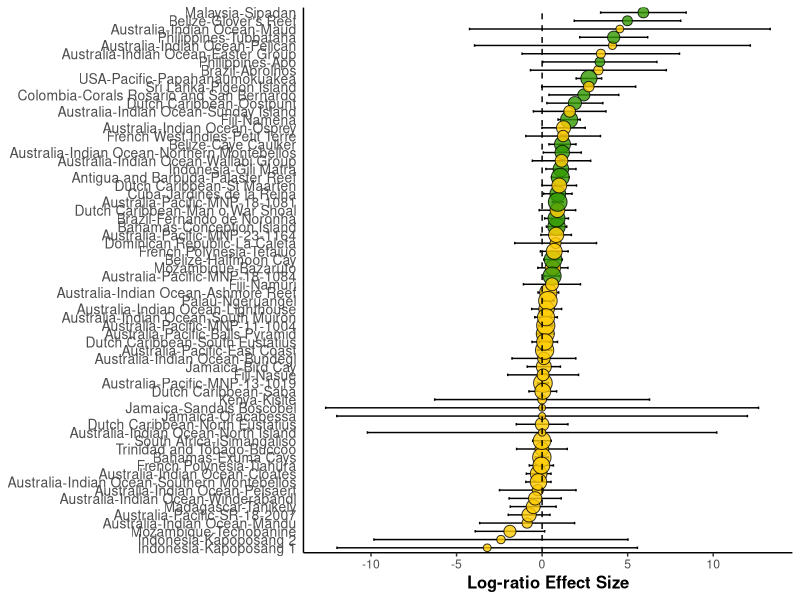

Recreate this plot in R.
library(ggplot2)
library(dplyr)

setwd("C:/Users/JordanGoetze/OneDrive - Department of Biodiversity, Conservation and Attractions/Research/Manuscripts/Manuscript_GlobalFinPrint Marine Reserves/Submission/Data")
dir()
#Results extracted from forest plot produced in script 02_Effect_Size_Calculations_FPAs
esdata = read.csv("individual_es_results_clean_names.csv",header = TRUE)
ciandw = read.csv("individual_es_weights_cis_clean_names.csv",header = TRUE)
alldata = left_join(esdata,ciandw,by = "unique_reserve")

# Pre sets for plot
dodge <- position_dodge(0.55)
ggplot <- function(...) { ggplot2::ggplot(...) + theme_bw() } 
PaletteFill<- scale_fill_manual(values=c("#FFCC00","#339900"))
PaletteShape <-  scale_shape_manual(values=c(21,23))

#Create joined name
alldata$name = do.call(paste, c(alldata[c("country","unique_reserve")],sep = "-"))
alldata$type = "Individual"

Plot<-ggplot(alldata, aes(y=es, x= reorder(name,es)))+
  geom_errorbar(aes(ymin = ci.lb, ymax = ci.ub),width = 0.3,position = dodge)+
  geom_point(aes(size = weight, fill = significant, shape = type),show.legend = F,position = dodge, alpha = 0.8)+ 
  geom_hline(yintercept=0, linetype=2)+
  PaletteFill+
  PaletteShape+
  #geom_text(data = labels,aes(label = text),size =3,fontface="italic")+
  coord_flip()+
  theme(strip.text.y = element_text(size = 12,face="bold"),
        strip.text.x = element_text(size = 12,face="bold"),
        strip.background = element_blank(),
        axis.title=element_text(face="bold",size = 12), 
        axis.text.y=element_text(size = 10), 
        axis.ticks.y=element_blank(),
        axis.title.y=element_blank(),
        panel.grid.major = element_blank(),
        panel.grid.minor = element_blank(),
        legend.key = element_blank(),  
        #legend.position = "top",
        axis.line = element_line(colour = 'black'),
        #axis.line.y =  element_blank(),
        panel.border = element_blank())+
  ylab("Log-ratio Effect Size")

Plot 
